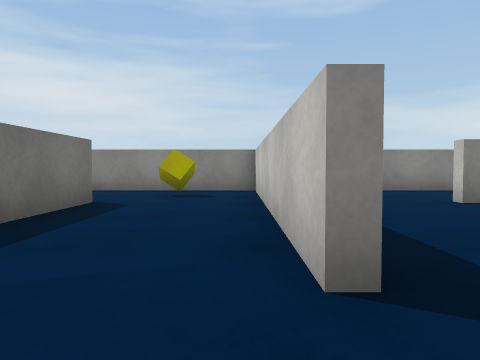
View 1 (above)

24 first-person views from a walk through a Unity game level. The camera is 0.55 m above the floor, tilts 2° down and sees 70° across. The floor is counted in squares, 1 m on a side. Each view is taken from the middle of a square. On the plan, view 1 faces up. The plan holds only what a view shows up to about 9 squares ahead; the rest is blank. The player is left out. Surface patterns are stand-ins for the level's own textures.

View 2
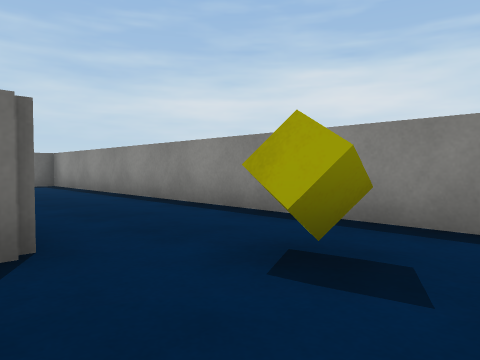

View 3
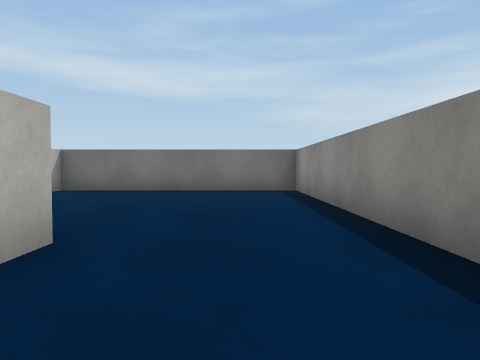

View 4
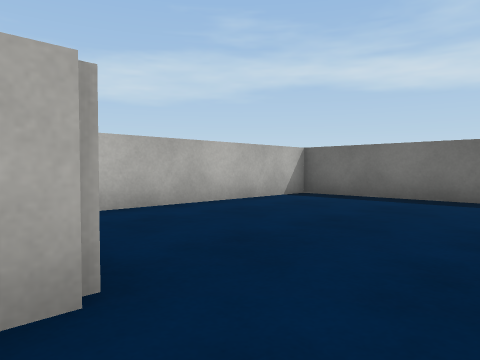

View 5
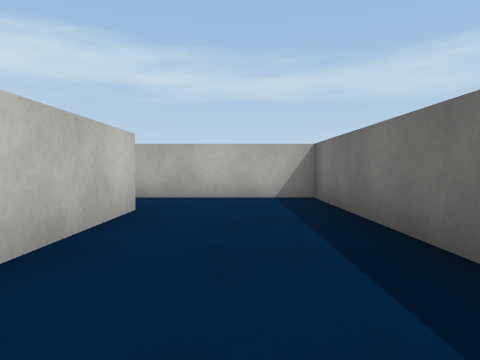

View 6
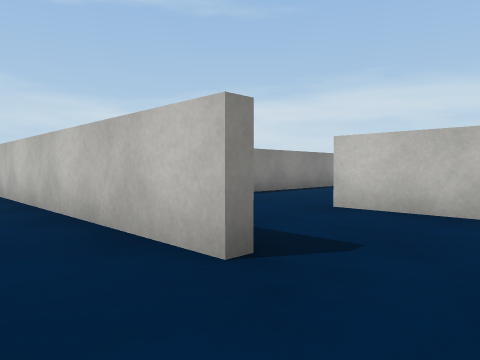

View 7
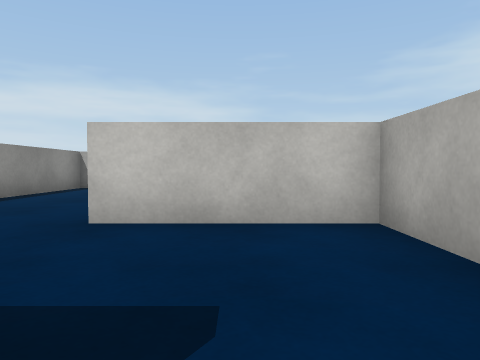

View 8
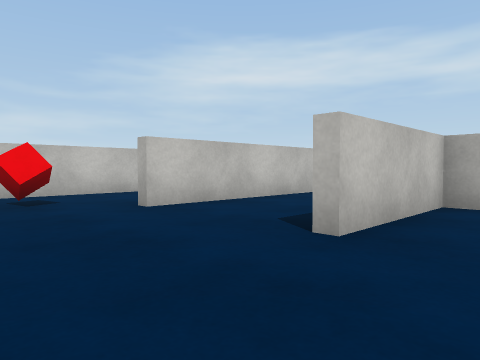

View 9
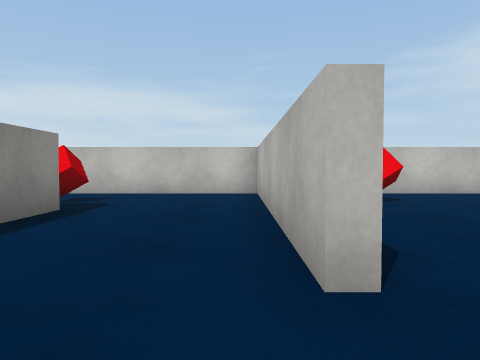

View 10
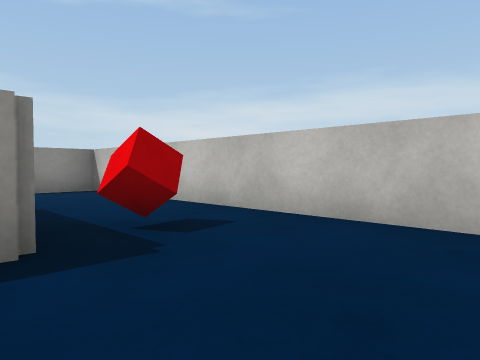

View 11
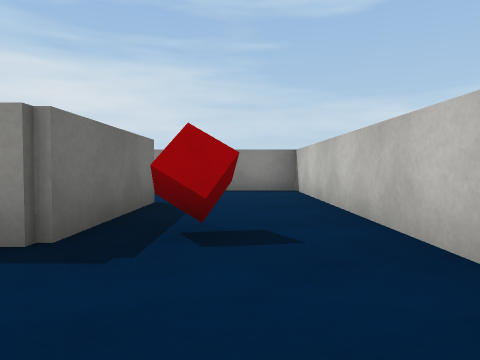

View 12
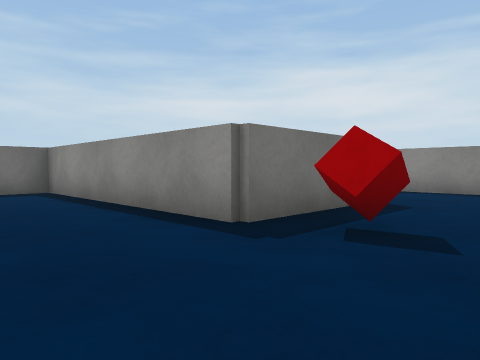

View 13
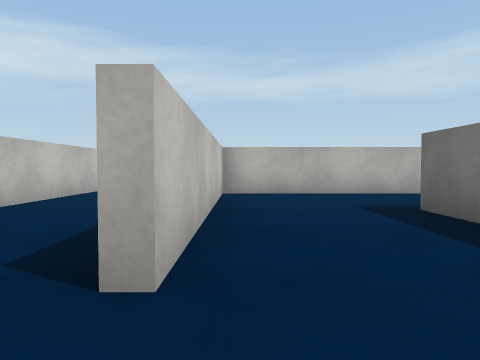

View 14
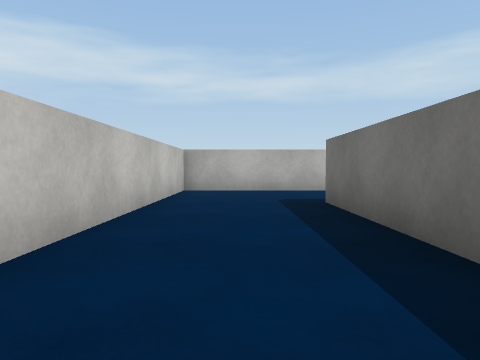

View 15
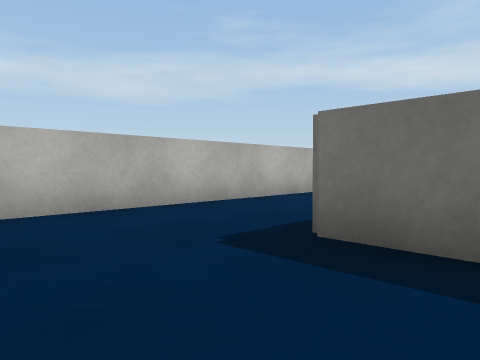

View 16
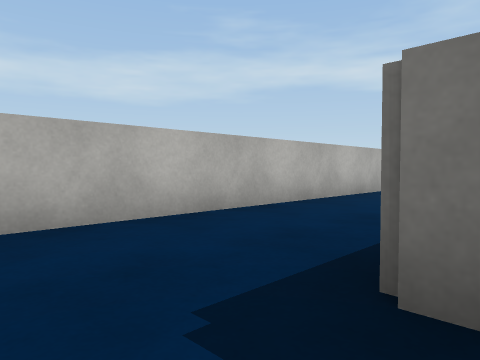

View 17
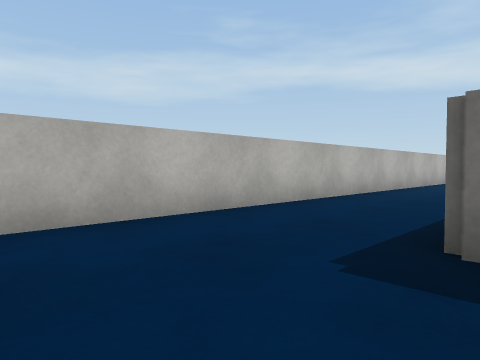

View 18
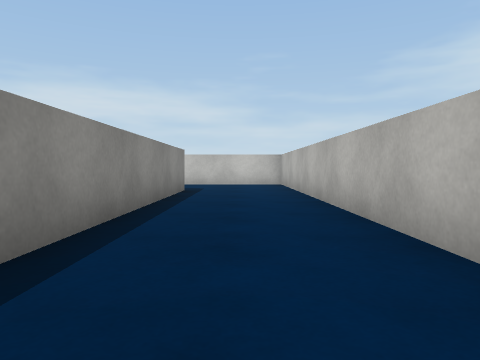

View 19
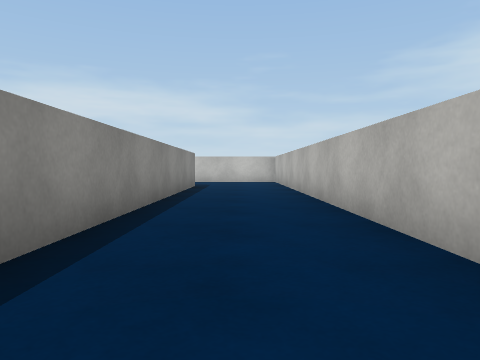

View 20
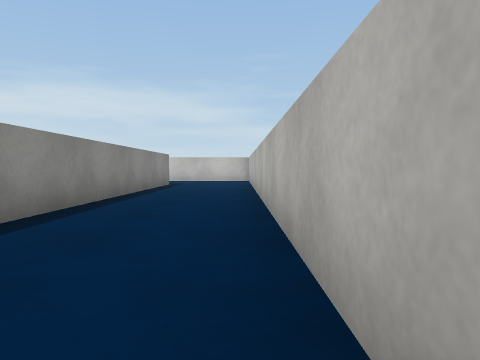

View 21
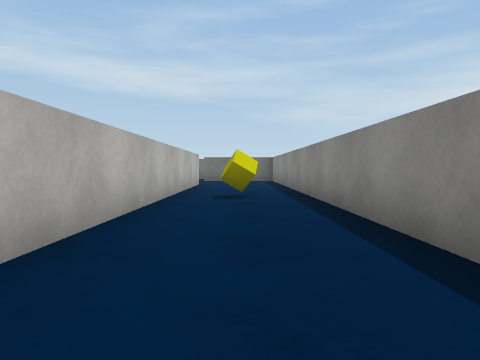

View 22
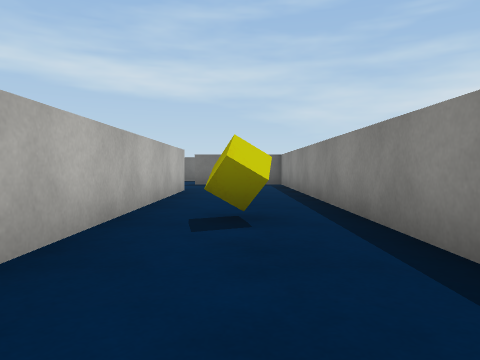

View 23
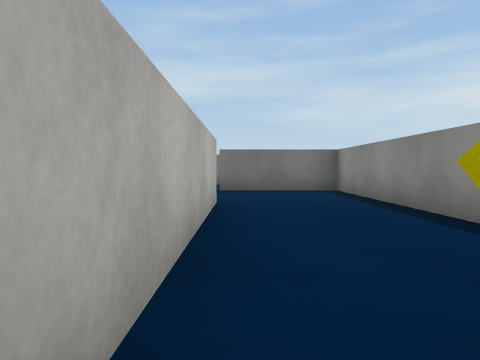

View 24
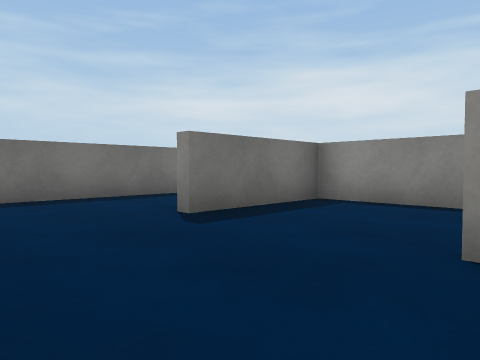

### Floor plan
Key: @ floor where view 1 was taken; # wall or solid block; . floor; C yellow cube; R red cube.
Columns run from 21 left of view 1 to 10 right of it. Each row starts with its distance up from view 1.
 14                            #####
 13                            ....#
 12                             ...#
 11                             #..#
 10                             #..#
  9                            ##R.#
  8           ##################...#
  7           #.........C.#........#
  6           #...........#........#
  5           #.....####..#..#######
  4           #.....   #..#......R.#
  3           #....    #..#........#
  2           #####    #..#..#..#..#
  1                    #.....#..#..#
  0                    #.@..##..#..#
 -1     #####################...#..#
 -2 #.. #......C................#..#
 -3 #...#......................##..#
 -4 #......#####################...#
 -5 #.......               ........#
 -6     ....              .........#
 -7                      ###########

Positions as (right, up) in squares from view 1, and headings:
1: (0, 0), facing up
2: (0, 5), facing up-left
3: (-3, 7), facing left
4: (-5, 7), facing down-left
5: (-1, 6), facing down
6: (-1, 0), facing up-right
7: (0, 1), facing right
8: (2, 5), facing down-right
9: (2, 6), facing right
10: (6, 6), facing up-right
11: (8, 6), facing up
12: (9, 6), facing up-left
13: (6, 4), facing down
14: (8, 2), facing down
15: (9, -2), facing down-left
16: (8, -3), facing down-left
17: (6, 0), facing down-left
18: (-5, -2), facing right
19: (-7, -2), facing right
20: (-8, -3), facing right
21: (-3, -2), facing left
22: (-6, -2), facing left
23: (-9, -3), facing left
24: (-14, -6), facing up-left
